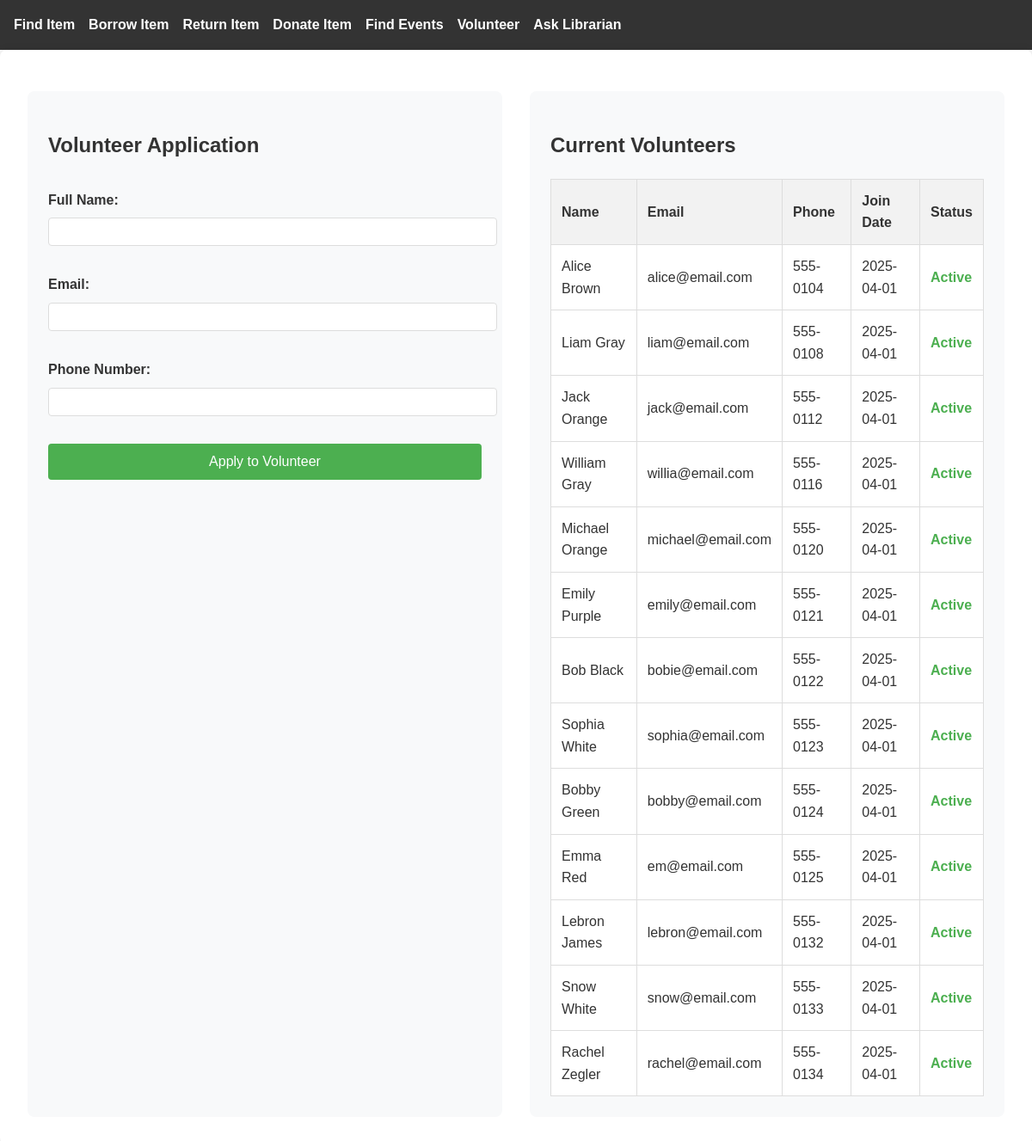
The app's page /volunteer, older data.
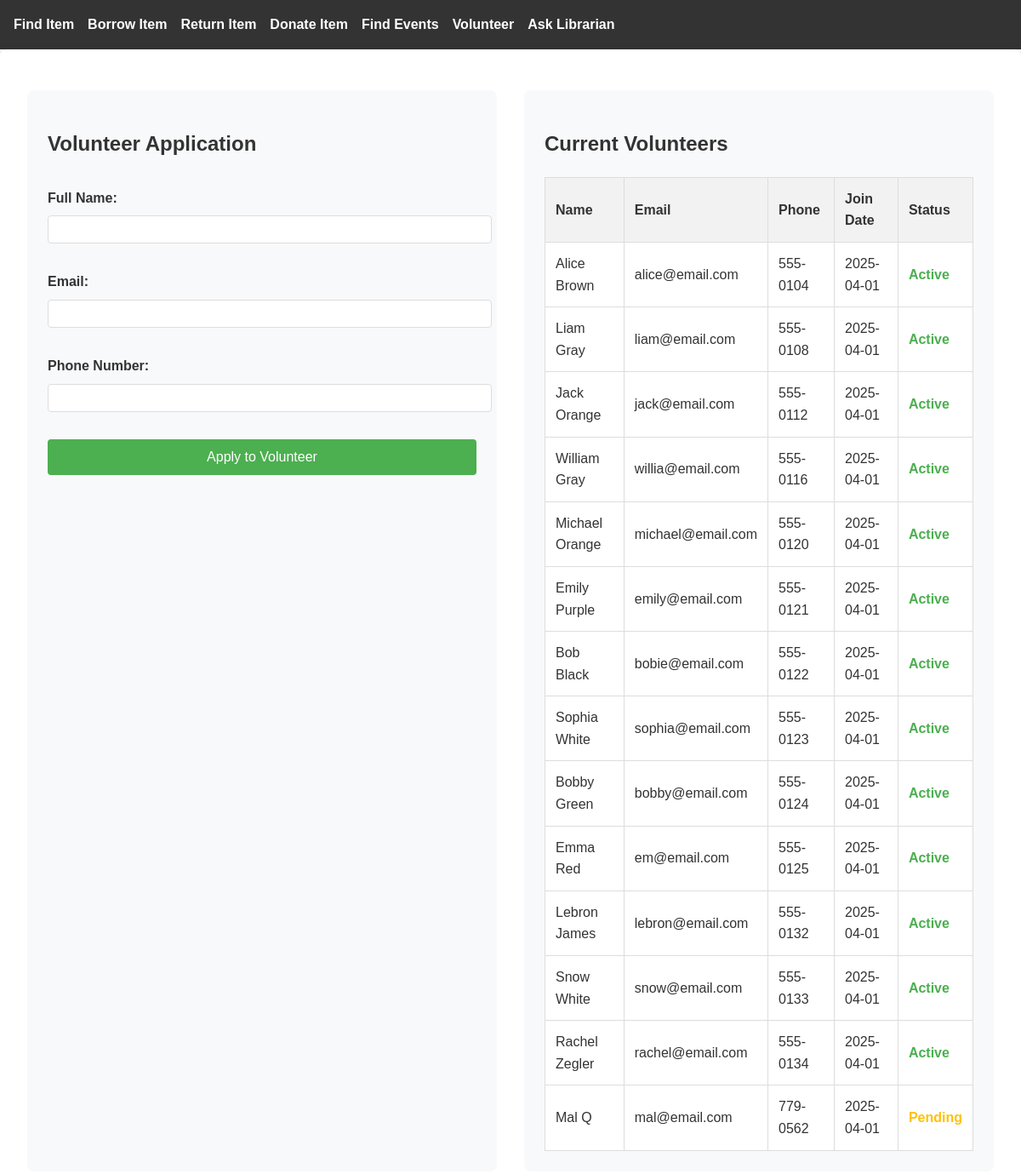
The same page, newer data.
### tables this page shows
CREATE TABLE Volunteer (
            VolunteerID INTEGER PRIMARY KEY REFERENCES Person(PersonID),
            JoinDate TEXT NOT NULL,
            MembershipStatus TEXT NOT NULL
    );

CREATE TABLE Person (
            PersonID INTEGER PRIMARY KEY AUTOINCREMENT, 
            Name TEXT NOT NULL, 
            Address TEXT, 
            PhoneNumber TEXT, 
            Email TEXT UNIQUE, 
            Role TEXT NOT NULL 
            CHECK (Role IN ('Member', 'Librarian', 'Volunteer'))
        );

### app.py (the view, shortened to what this page needs)
@app.route('/volunteer', methods=['GET', 'POST'])
def volunteer():
    conn = get_db_connection()
    volunteers = conn.execute("""
        SELECT p.Name, p.Email, p.PhoneNumber, v.JoinDate, v.MembershipStatus
        FROM Person p
        JOIN Volunteer v ON p.PersonID = v.VolunteerID
        ORDER BY v.JoinDate DESC
    """).fetchall()
    conn.close()
    return render_template('volunteer.html', volunteers=volunteers)

### app.py (called while the page is built)
def get_db_connection():
    print("Connecting to database...")
    conn = sqlite3.connect('354_mini_project.db')
    conn.row_factory = sqlite3.Row
    return conn

### templates/volunteer.html (shortened to what this page needs)
{% extends "base.html" %}
{% block content %}
<div class="volunteer-container">
    <div class="volunteer-form">
        <h2>Volunteer Application</h2>
        <form method="POST">
            <div class="form-group">
                <label>Full Name:</label>
                <input type="text" name="name" required>
            </div>
            <div class="form-group">
                <label>Email:</label>
                <input type="email" name="email" required>
            </div>
            <div class="form-group">
                <label>Phone Number:</label>
                <input type="tel" name="phone" required>
            </div>
            <button type="submit" class="btn-apply">Apply to Volunteer</button>
        </form>
    </div>
    <div class="volunteer-list">
        <h2>Current Volunteers</h2>
        {% if volunteers %}
        <table class="volunteer-table">
            <thead>
                <tr>
                    <th>Name</th>
                    <th>Email</th>
                    <th>Phone</th>
                    <th>Join Date</th>
                    <th>Status</th>
                </tr>
            </thead>
            <tbody>
                {% for volunteer in volunteers %}
                <tr>
                    <td>{{ volunteer['Name'] }}</td>
                    <td>{{ volunteer['Email'] }}</td>
                    <td>{{ volunteer['PhoneNumber'] }}</td>
                    <td>{{ volunteer['JoinDate'] }}</td>
                    <td>
                        <span class="status-{{ volunteer['MembershipStatus'].lower() }}">
                            {{ volunteer['MembershipStatus'] }}
                        </span>
                    </td>
                </tr>
                {% endfor %}
            </tbody>
        </table>
        {% else %}
        <p>No volunteers found.</p>
        {% endif %}
    </div>
</div>
{% endblock %}

Row changes from the older to the newer data that the page shows:
added Volunteer: Name "Mal Q", Email "mal@email.com", PhoneNumber "779-0562", JoinDate "2025-04-01", MembershipStatus "Pending"
